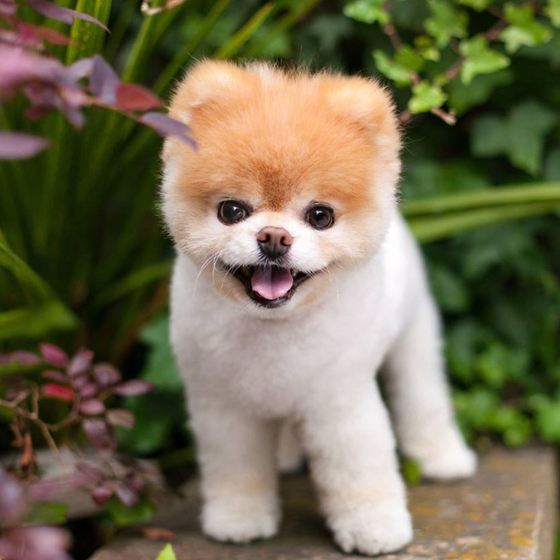
#> input picture 10주차/CNN/dog.jpg, 560 x 560 px
$ jupyter execute --allow-errors '합성곱층 구현.ipynb'   (shell and % lines are left out)
#> lines starting #> are read from the running program, lines starting #| are printed output that depends on the picture
### 합성곱층 구현 및 간단한 표현

[cell 1]
import numpy as np
import matplotlib.pyplot as plt
import urllib.request

[cell 2]
# 아주 간단한 합성곱 층 구현
class Conv:
    # 간단한 예이므로, W는 3x3으로 고정, stride, padding 고려 X
    def __init__(self, W):
        self.W = W

    def f_prop(self, X):
        out = np.zeros((X.shape[0]-2, X.shape[1]-2))
        for i in range(out.shape[0]):
            for j in range(out.shape[1]):
                x = X[i:i+3, j:j+3]
                # 각 요소별 곱의 합계 취하는 중
                out[i, j] = np.dot(self.W.flatten(), x.flatten())
        return out

#> (a cell that did not finish here is left out)

#> (a cell that did not finish here is left out)

[cell 5]
W1 = np.array([[0,1,0],
             [0,1,0],
             [0,1,0]])
W2 = np.array([[0,0,0],
             [1,1,1],
             [0,0,0]])
W3 = np.array([[1,0,0],
             [0,1,0],
             [0,0,1]])
W4 = np.array([[0,0,1],
             [0,1,0],
             [1,0,0]])

[cell 6]
plt.figure(figsize=(8,8))
plt.subplot(1, 4, 1) ; plt.imshow(W1)
plt.subplot(1, 4, 2) ; plt.imshow(W2)
plt.subplot(1, 4, 3) ; plt.imshow(W3)
plt.subplot(1, 4, 4) ; plt.imshow(W4)
plt.suptitle("kernel", fontsize=12)
plt.show()
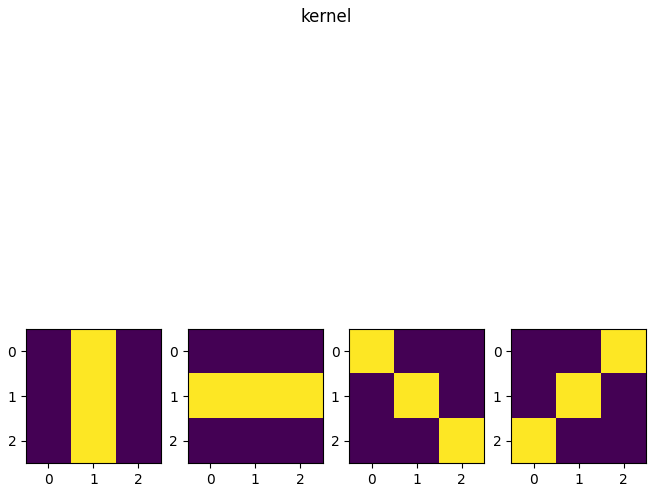
#> figure drawn by matplotlib, 4 panels

#> (a cell that did not finish here is left out)

[cell 8]
plt.figure(figsize=(8,8))
#> (the rest of this cell did not finish here and is left out)

#> (a cell that did not finish here is left out)

### 강아지 이미지로 합성곱층 적용

[cell 10]
from PIL import Image
import numpy as np

[cell 11]
path = './dog.jpg'

image_pil = Image.open(path)
#> image_pil is the input picture: PIL image 560x560 RGB; mean R, G, B 115.3, 108.9, 81.3
image = np.array(image_pil)

[cell 12]
plt.imshow(image)

[cell 13]
image.shape
#> Out = (560, 560, 3)

[cell 14]
image_pil = Image.open(path)
imgGray = image_pil.convert('L')
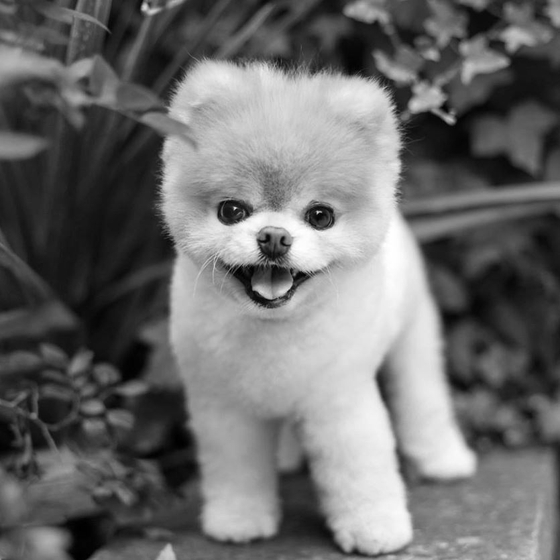
#> imgGray: PIL image 560x560 L; min 0, max 255, mean 107.7

[cell 15]
plt.imshow(imgGray)

[cell 16]
image = np.array(imgGray)
image.shape
#> Out = (560, 560)

[cell 17]
# 합성곱
conv1 = Conv(W1); C1 = conv1.f_prop(image)
conv2 = Conv(W2); C2 = conv2.f_prop(image)
conv3 = Conv(W3); C3 = conv3.f_prop(image)
conv4 = Conv(W4); C4 = conv4.f_prop(image)

[cell 18]
plt.figure(figsize=(12,12))
plt.subplot(1, 4, 1) ; plt.imshow(C1)
plt.subplot(1, 4, 2) ; plt.imshow(C2)
plt.subplot(1, 4, 3) ; plt.imshow(C3)
plt.subplot(1, 4, 4) ; plt.imshow(C4)
plt.suptitle("Convolution result", fontsize=12)
plt.show()
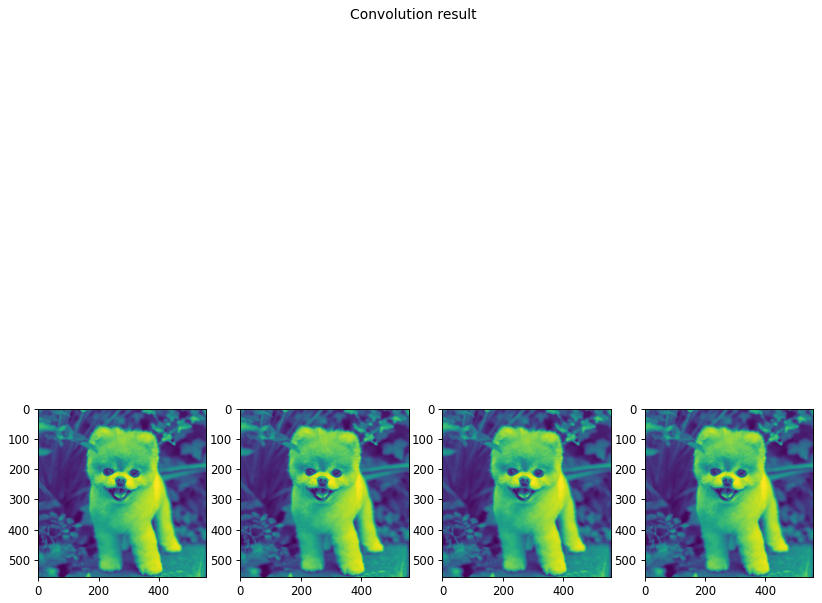
#> figure drawn by matplotlib, 4 panels

- 큰 변화를 주지 못했음
- 해상도가 너무 높아서

[cell 19]
path = './dog.jpg'

image_pil = Image.open(path)
imgGray = image_pil.convert('L')
img_resize = imgGray.resize((32, 32))
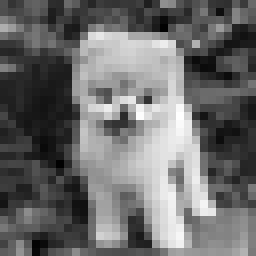
#> img_resize: PIL image 32x32 L (shown 8 times larger); min 1, max 255, mean 107.6

[cell 20]
plt.imshow(img_resize)

[cell 21]
image = np.array(img_resize)
image.shape
#> Out = (32, 32)

[cell 22]
# 합성곱
conv1 = Conv(W1); C1 = conv1.f_prop(image)
#> after `C1 = conv1.f_prop(image)`:
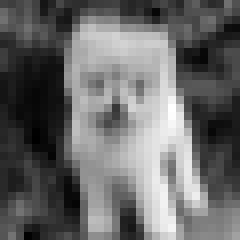
#> C1: shape (30, 30) float64 (shown 8 times larger); min 42, max 754, mean 334.5; drawn with min black and max white
conv2 = Conv(W2); C2 = conv2.f_prop(image)
#> after `C2 = conv2.f_prop(image)`:
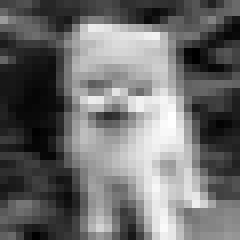
#> C2: shape (30, 30) float64 (shown 8 times larger); min 49, max 712, mean 334.4; drawn with min black and max white
conv3 = Conv(W3); C3 = conv3.f_prop(image)
#> after `C3 = conv3.f_prop(image)`:
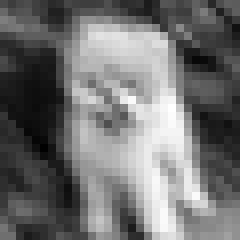
#> C3: shape (30, 30) float64 (shown 8 times larger); min 34, max 709, mean 334.5; drawn with min black and max white
conv4 = Conv(W4); C4 = conv4.f_prop(image)
#> after `C4 = conv4.f_prop(image)`:
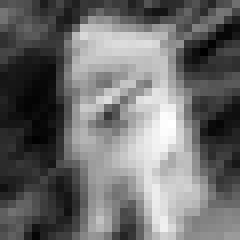
#> C4: shape (30, 30) float64 (shown 8 times larger); min 51, max 712, mean 334.3; drawn with min black and max white

[cell 23]
plt.figure(figsize=(12,12))
plt.subplot(1, 4, 1) ; plt.imshow(C1)
plt.subplot(1, 4, 2) ; plt.imshow(C2)
plt.subplot(1, 4, 3) ; plt.imshow(C3)
plt.subplot(1, 4, 4) ; plt.imshow(C4)
plt.suptitle("Convolution result", fontsize=12)
plt.show()
